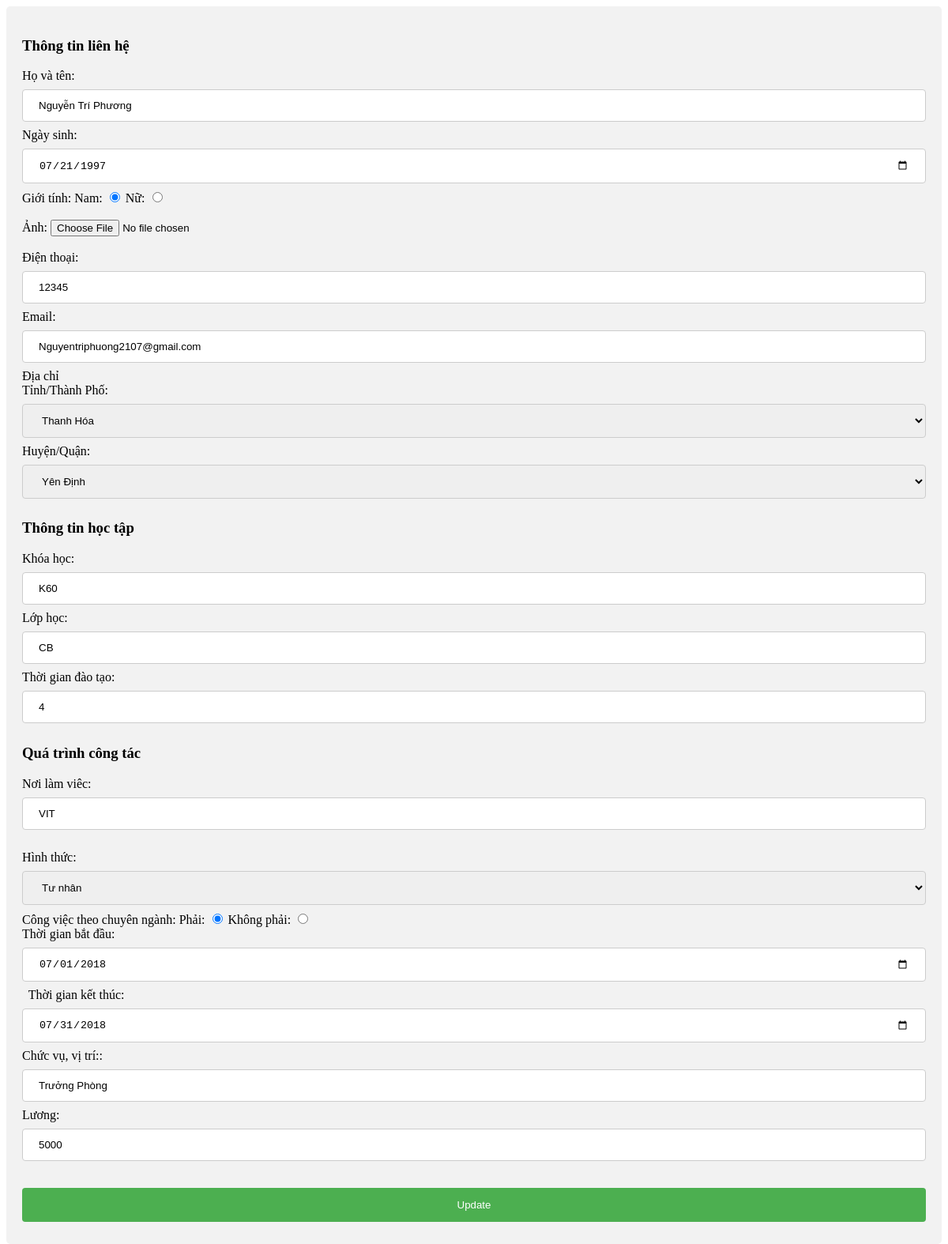
Page /form.php on the earlier database version.
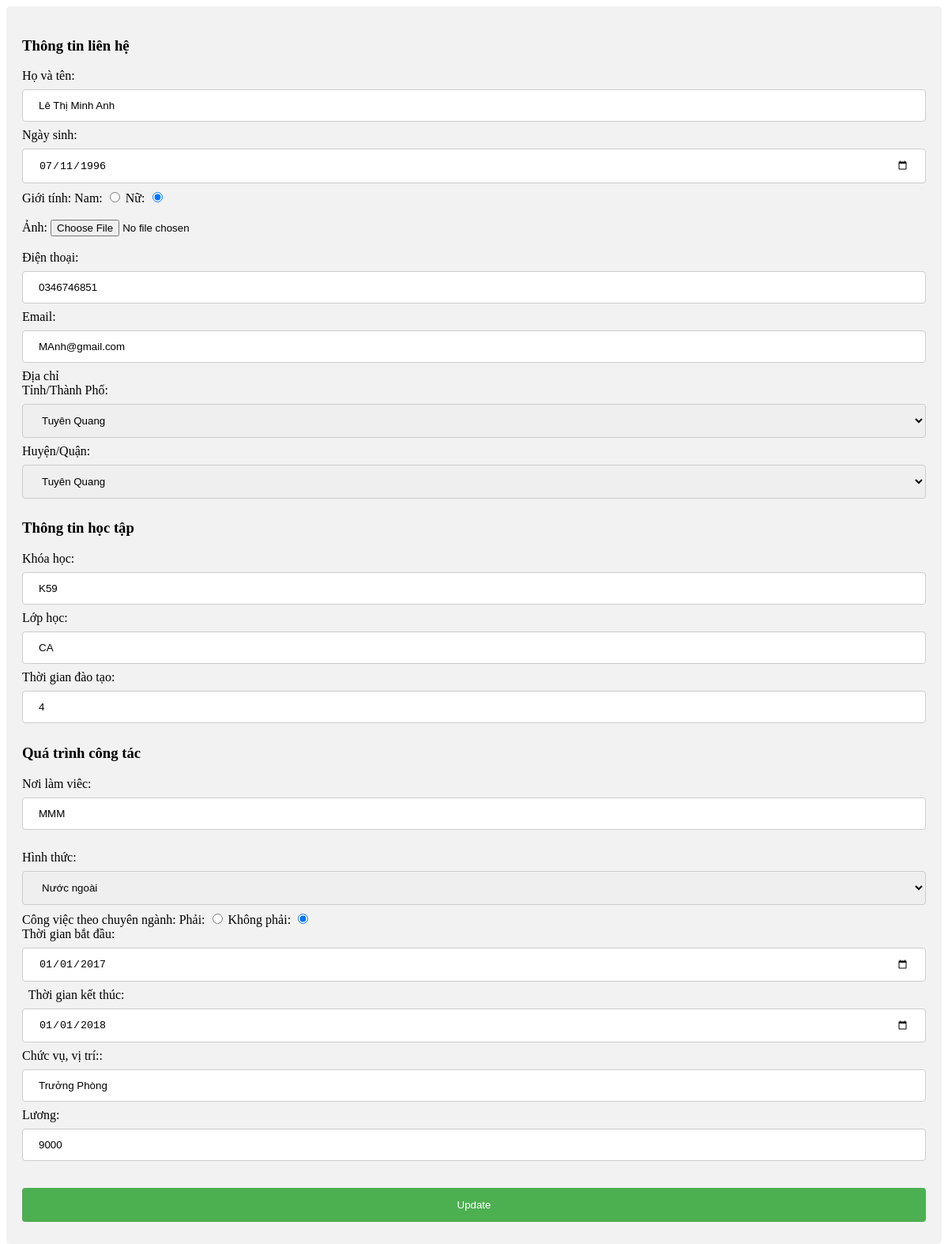
Same page on the later database version.
### tables this page shows
CREATE TABLE `cuu_sv` (
  `student_id` smallint(5) UNSIGNED NOT NULL,
  `name` varchar(225) NOT NULL,
  `class_id` smallint(5) UNSIGNED NOT NULL,
  `birthday` date NOT NULL,
  `sex` tinyint(1) NOT NULL,
  `phone` varchar(50) NOT NULL,
  `Email` varchar(50) NOT NULL,
  `img` varchar(255) NOT NULL,
  `district_id` varchar(5) NOT NULL,
  `active` tinyint(1) NOT NULL
);

CREATE TABLE `khoa` (
  `course_id` smallint(5) NOT NULL,
  `course_name` varchar(225) NOT NULL,
  `Note` varchar(255) DEFAULT NULL
);

CREATE TABLE `lop` (
  `class_id` smallint(5) UNSIGNED NOT NULL,
  `class_name` varchar(225) NOT NULL,
  `course_id` smallint(5) UNSIGNED NOT NULL
);

CREATE TABLE `coquan` (
  `office_id` smallint(5) NOT NULL,
  `office_name` varchar(225) NOT NULL,
  `type` varchar(255) NOT NULL
);

CREATE TABLE `congtac` (
  `congtacid` int(5) NOT NULL,
  `student_id` smallint(5) UNSIGNED NOT NULL,
  `office_id` smallint(5) UNSIGNED NOT NULL,
  `time_begin` date NOT NULL,
  `time_end` date NOT NULL,
  `position` varchar(30) NOT NULL,
  `salary` int(50) NOT NULL,
  `true_work` tinyint(1) NOT NULL
);

### variable.php (called while the page is built, shortened)
<?php
	$tb_sv = mysqli_query($link, "SELECT LEFT(name,LOCATE(' ', name)-1) as first, RIGHT(name,CHAR_LENGTH(name)-LOCATE(' ', name)) as last,
									class_id, birthday, sex, phone, Email,img, district_id
									FROM cuu_sv WHERE student_id='$id_active'");
	$temp = mysqli_fetch_array ($tb_sv);
	$firstname = $temp['first'];
	$lastname = $temp['last'];
	$id_class = $temp['class_id'];
	$last_birthday = $temp['birthday'];
	$phone = $temp['phone'];
	$Email = $temp['Email'];
	$img = $temp['img'];
	if ($temp['sex']  ==  '1') 	$sex = 'Nam';
	else $sex = 'Nữ';
	$id_district= $temp['district_id'];
	$tb_district = mysqli_query($link, "SELECT * FROM district  WHERE districtid =  '$id_district'");
	$temp = mysqli_fetch_array ($tb_district);
	$district = $temp['name'];
	$id_province= $temp['provinceid'];
	$tb_province = mysqli_query($link, "SELECT * FROM province WHERE provinceid = '$id_province'");
	$temp = mysqli_fetch_array ($tb_province);
	$province = $temp['name'];
	$tb_ct = mysqli_query($link, "SELECT * FROM congtac WHERE student_id =  '$id_active'");
	$temp = mysqli_fetch_array ($tb_ct);
	$last_t_begin = $temp['time_begin'];
	$last_t_end = $temp['time_end'];
	$position = $temp['position'];
	$salary = $temp['salary'];
	$true_work = $temp['true_work'];
	$id_office= $temp['office_id'];
	$tb_cq = mysqli_query($link, "SELECT * FROM coquan WHERE office_id = '$id_office'");
	$temp = mysqli_fetch_array ($tb_cq);
	$office = $temp['office_name'];
	$type = $temp['type'];
	$tb_k = mysqli_query($link, "SELECT * FROM lop WHERE class_id =  '$id_class'");
	$temp = mysqli_fetch_array ($tb_k);
	$class_name = $temp['class_name'];
	$id_course= $temp['course_id'];
	$tb_l = mysqli_query($link, "SELECT * FROM khoa WHERE course_id = '$id_course'");
	$temp = mysqli_fetch_array ($tb_l);
	$course_name = $temp['course_name'];
	$time_edu = $temp['Note'];
?>

### form.php (the view, shortened to what the changed rows need)
<!DOCTYPE html>
<html lang="en">
<head>
</head>
<body>
	<?php
	include("connect.php");
	$account = mysqli_query($link, "SELECT * FROM account WHERE active=1");
	$temp = mysqli_fetch_array ($account);
	$id_active = $temp['student_id'];
	include("variable.php");
	$Name = $firstname." ".$lastname;
	?>
	<div id="form">
	<form action="" method="POST" enctype="multipart/form-data">
		<div id="ttlh">
			<h3>Thông tin liên hệ</h3>
			<label for="name">Họ và tên</label>: <input type="text" id="name" name="name" placeholder="Nhập họ tên" value= '<?php echo "$Name"; ?>' onblur="javascript: this.value = ChuanhoaTen(this.value);">
			<span class="erorr" id="erorr-name" ></span><br>
			<label for="d_b"> Ngày sinh</label>: <input type="date" id="d_b" name="d_b" placeholder="Nhập ngày sinh" value= '<?php echo "$last_birthday"; ?>'>
			<span class="erorr"  id="erorr-d_b"></span><br>
			<span> Giới tính: </span>
			<label for="male">Nam</label>: <input type="radio" id="male" name="sex" value="1" <?php if ($sex == 'Nam') {echo "checked";} ?>>
			<label for="female">Nữ</label>: <input type="radio" id="female" name="sex" value="0" <?php if ($sex == 'Nữ') {echo "checked";} ?> ><br>
			<span class="erorr"  id="erorr-sex"></span><br>
			<label for="img">Ảnh</label>: <input type="file" id="img" name="img" value='<?php echo "$img" ?>'> <br>
			<span class="erorr" id="erorr-img"></span><br>
			<label for="phone">Điện thoại</label>: <input type="tel" id="phone" name="phone" placeholder="Số điện thoại" value='<?php echo "$phone"; ?>'>
			<span class="erorr"  id="erorr-phone"></span><br>
			<label for="email">Email</label>: <input type="text" id="email" name="email" placeholder="Email" value='<?php echo "$Email"; ?>'>
			<span class="erorr"  id="erorr-email"></span><br>
			<span>Địa chỉ</span><br>
			<div id="tinh">
			<label for="province">Tỉnh/Thành Phố</label>:
			<select id="province" name="province" onchange="changeprovince(this.value)">
			    <?php
			    $sql = "SELECT * FROM province " ;
				$rel = mysqli_query($link, $sql);
			    while ($row = mysqli_fetch_array ($rel)):;
			    ?>
			    <option value="<?php echo $row[0]; ?>" <?php if ($row[1] == $province) {echo 'selected';} ?>  >
			    	<?php echo $row[1]; ?>
			    </option>
				<?php endwhile; ?>
			 </select>
			</div>
			<div id="huyen">
			<label for="district">Huyện/Quận</label>:
			<select id="district" name="district">
			    <?php
			    $sql = "SELECT * FROM district " ;
			    $rel = mysqli_query($link, $sql);
			    while ($row = mysqli_fetch_array ($rel)):;
			    ?>
			    <option value="<?php echo $row[0]; ?>" <?php if ($row[1] == $district) {echo 'selected';} ?>><?php echo $row[1]; ?></option>
			    <?php
					endwhile;
				?>
			 </select>
			</div>
		</div>
		<div id="ttht">
			<h3>Thông tin học tập</h3>
			<label for="course">Khóa học</label>: <input type="text" id="course" name="course" value='<?php echo "$course_name"; ?>'>
			<span class="erorr"  id="erorr-course"></span><br>
			<label for="class">Lớp học</label>: <input type="text" id="class" name="class" value='<?php echo "$class_name"; ?>'>
			<span class="erorr"  id="erorr-class"></span><br>
			<label for="time_edu">Thời gian đào tạo</label>: <input type="text" id="time_edu" name="time_edu" value='<?php echo "$time_edu"; ?>'> <br>
		</div>
		<div class ="qtct">
			<div id="1">
				<label for="business">Nơi làm viêc</label>: <input type="text" id="business" name="business" value='<?php echo "$office"; ?>'> <br>
				<span class="erorr"  id="erorr-business"></span><br>
				<label for="type">Hình thức:</label>
				<select name="type" id="type">
					<option value="Tư nhân" <?php if ($type == "Tư nhân") {echo 'selected';} ?>>Tư nhân</option>
					<option value="Nước ngoài" <?php if ($type == "Nước ngoài") {echo 'selected';} ?>>Nước ngoài</option>
				</select>
				<span class="erorr"  id="erorr-type"></span><br>
				<span>Công việc theo chuyên ngành: </span>
				<label for="yes">Phải</label>: <input type="radio" id="yes" name="Y_or_N" value="1" <?php if ($true_work == '1') {echo "checked";} ?>>
				<label for="no">Không phải</label>: <input type="radio" id="no" name="Y_or_N" value="0" <?php if ($true_work == '0') {echo "checked";} ?> >
				<span class="erorr"  id="erorr-Y_or_N"></span><br>
				<label for="time_begin">Thời gian bắt đầu</label>: <input type="date" id="time_begin" name="time_begin" value='<?php echo "$last_t_begin"; ?>'> &nbsp
				<label for="time_end">Thời gian kết thúc</label>: <input type="date" id="time_end" name="time_end" value='<?php echo "$last_t_end"; ?>'>
				<span class="erorr"  id="erorr-time_begin"></span><br>
				<label for="pos">Chức vụ, vị trí:</label>: <input type="text" id="pos" name="pos" value='<?php echo "$position"; ?>'>
				<span class="erorr"  id="erorr-pos"></span><br>
				<label for="salary">Lương</label>: <input type="text" id="salary" name="salary" value='<?php echo "$salary"; ?>'>
				<span class="erorr"  id="erorr-salary"></span><br><br>
			</div>
		</div>
	</form>
	</div>
</body>
</html>

Differences in the rows shown:
no longer on this page (row edited): cuu_sv: d_b "07/21/1997", sex "☑ Nam", sex "☐ Nữ", phone "12345", email "Nguyentriphuong2107@gmail.com"
no longer on this page (row unchanged): khoa: course "K60", time_edu "4"
no longer on this page (row unchanged): lop: class "CB"
no longer on this page (row unchanged): coquan: business "VIT", type "Tư nhân"
no longer on this page (row unchanged): congtac: true_work "☑ Phải", true_work "☐ Không phải", time_begin "07/01/2018", time_end "07/31/2018", pos "Trưởng Phòng", salary "5000"
added cuu_sv: d_b "07/11/1996", sex "☐ Nam", sex "☑ Nữ", phone "0346746851", email "MAnh@gmail.com"
now on this page (row unchanged): khoa: course "K59", time_edu "4"
added lop: class "CA"
now on this page (row unchanged): coquan: business "MMM", type "Nước ngoài"
added congtac: true_work "☐ Phải", true_work "☑ Không phải", time_begin "01/01/2017", time_end "01/01/2018", pos "Trưởng Phòng", salary "9000"
Other differences:
form field name: "Nguyễn Trí Phương" → "Lê Thị Minh Anh"
form field province: "Thanh Hóa" → "Tuyên Quang"
form field district: "Yên Định" → "Tuyên Quang"
